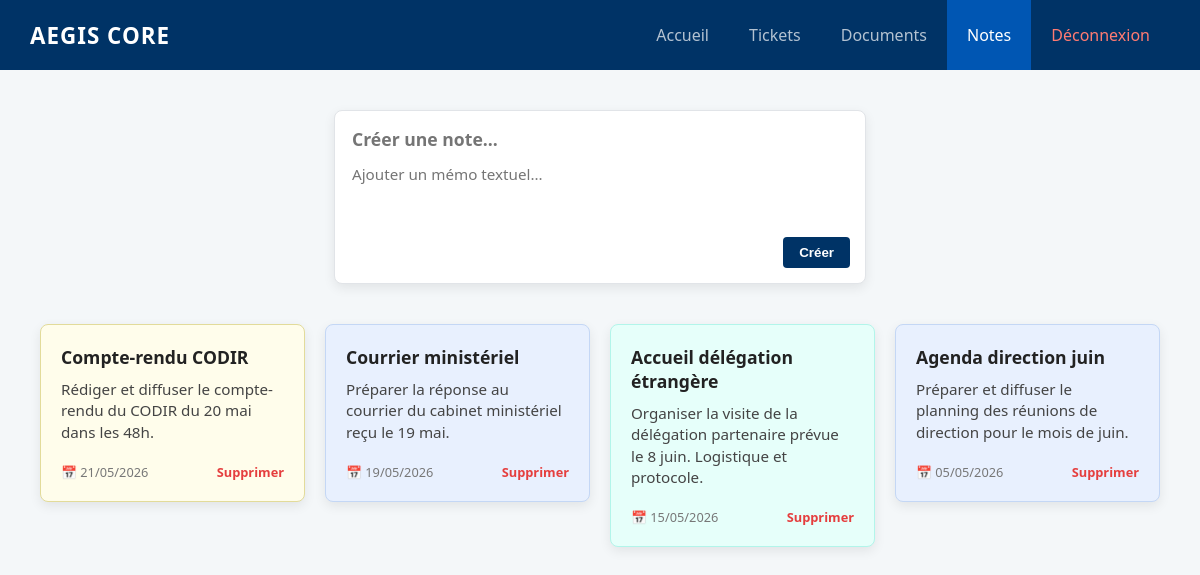
The app's page /intranet/notes.php (signed in) with its own data.
### tables this page shows
CREATE TABLE IF NOT EXISTS `notes` (
  `id` int(11) NOT NULL AUTO_INCREMENT,
  `user_id` int(11) NOT NULL,
  `titre` varchar(255) NOT NULL,
  `description` text NOT NULL,
  `date_creation` timestamp NULL DEFAULT current_timestamp(),
  PRIMARY KEY (`id`),
  KEY `user_id` (`user_id`)
);

### intranet/notes.php (the view, shortened to what this page needs)
<?php
require_once 'db_config.php';
$user_id = $_SESSION['user_id'];
$stmt_get = $pdo->prepare("SELECT * FROM notes WHERE user_id = ? ORDER BY date_creation DESC");
$stmt_get->execute([$user_id]);
$user_notes = $stmt_get->fetchAll();
?>
<!DOCTYPE html>
<html lang="fr">
<head>
</head>
<body>
    <nav class="navbar">
        <div style="font-size: 1.4rem; font-weight: bold; letter-spacing: 1px;">AEGIS CORE</div>
        <div style="display:flex; height:100%;">
            <a href="dashboard.php">Accueil</a>
            <a href="tickets.php">Tickets</a>
            <a href="documents.php">Documents</a>
            <a href="notes.php" class="active">Notes</a>
            <a href="logout.php" style="color: #ff7b72;">Déconnexion</a>
        </div>
    </nav>
    <div class="container">
        <form action="notes.php" method="POST" class="note-creator">
            <input type="text" name="titre" placeholder="Créer une note..." required autocomplete="off">
            <textarea name="description" placeholder="Ajouter un mémo textuel..." required></textarea>
            <div class="note-creator-footer">
                <button type="submit" class="btn-create">Créer</button>
            </div>
        </form>
        <div class="notes-grid">
            <?php if (count($user_notes) > 0): ?>
                <?php foreach ($user_notes as $note): ?>
                    <div class="note-card">
                        <div>
                            <div class="note-title"><?php echo htmlspecialchars($note['titre']); ?></div>
                            <div class="note-desc"><?php echo htmlspecialchars($note['description']); ?></div>
                        </div>
                        <div class="note-footer">
                            <span>📅 <?php echo date('d/m/Y', strtotime($note['date_creation'])); ?></span>
                            <a href="notes.php?delete=<?php echo $note['id']; ?>" class="btn-delete" onclick="return confirm('Supprimer ce mémo ?');">Supprimer</a>
                        </div>
                    </div>
                <?php endforeach; ?>
            <?php else: ?>
                <div style="grid-column: 1 / -1; text-align: center; color: #718096; font-style: italic; padding: 40px;">
                    Aucun mémo ou note dans votre espace personnel.
                </div>
            <?php endif; ?>
        </div>
    </div>
</body>
</html>

### intranet/notes.php (style rules this page uses)
:root { --aegis-blue: #003366; --aegis-light-blue: #0056b3; --bg-gray: #f4f7f9; --card-shadow: rgba(0, 0, 0, 0.08) 0px 4px 12px; }
body { margin: 0; font-family: 'Segoe UI', sans-serif; background: var(--bg-gray); color: #333; }
.navbar { background-color: var(--aegis-blue); color: white; display: flex; align-items: center; justify-content: space-between; padding: 0 30px; height: 70px; }
.navbar a { color: rgba(255,255,255,0.7); text-decoration: none; padding: 0 20px; height: 100%; display: inline-flex; align-items: center; }
.navbar a.active, .navbar a:hover { background: var(--aegis-light-blue); color: white; }
.container { padding: 40px; max-width: 1200px; margin: 0 auto; }
.note-creator { background: white; max-width: 500px; margin: 0 auto 40px auto; padding: 15px; border-radius: 8px; box-shadow: var(--card-shadow); border: 1px solid #e1e4e8; }
.note-creator input, .note-creator textarea { width: 100%; border: none; outline: none; font-family: inherit; box-sizing: border-box; }
.note-creator input { font-size: 1.1rem; font-weight: bold; margin-bottom: 10px; }
.note-creator textarea { font-size: 0.95rem; resize: none; min-height: 60px; }
.note-creator-footer { display: flex; justify-content: flex-end; margin-top: 10px; }
.btn-create { background: var(--aegis-blue); color: white; border: none; padding: 8px 16px; border-radius: 4px; font-weight: bold; cursor: pointer; }
.notes-grid { display: grid; grid-template-columns: repeat(auto-fill, minmax(250px, 1fr)); gap: 20px; align-items: start; }
.note-card { background: #fffdeb; border: 1px solid #e2db9a; border-radius: 8px; padding: 20px; position: relative; box-shadow: var(--card-shadow); transition: transform 0.2s; min-height: 120px; display: flex; flex-direction: column; justify-content: space-between; }
.note-title { font-weight: bold; font-size: 1.1rem; margin: 0 0 10px 0; color: #222; word-wrap: break-word; }
.note-desc { font-size: 0.95rem; line-height: 1.4; color: #444; white-space: pre-line; margin-bottom: 20px; word-wrap: break-word; }
.note-footer { display: flex; justify-content: space-between; align-items: center; font-size: 0.8rem; color: #777; }
.btn-delete { color: #e53e3e; text-decoration: none; font-weight: bold; transition: color 0.2s; }
.note-card:nth-child(2n) { background: #e8f0fe; border-color: #c4d7f5; }
.note-card:nth-child(3n) { background: #e6fffa; border-color: #b2f5ea; }

### records on screen
notes: titre "Compte-rendu CODIR", description "Rédiger et diffuser le compte-rendu du CODIR du 20 mai dans les 48h.", date_creation "21/05/2026"
notes: titre "Courrier ministériel", description "Préparer la réponse au courrier du cabinet ministériel reçu le 19 mai.", date_creation "19/05/2026"
notes: titre "Accueil délégation étrangère", description "Organiser la visite de la délégation partenaire prévue le 8 juin. Logistique et protocole.", date_creation "15/05/2026"
notes: titre "Agenda direction juin", description "Préparer et diffuser le planning des réunions de direction pour le mois de juin.", date_creation "05/05/2026"
